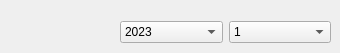
         <widget class="QWidget" name="tab_9">
          <attribute name="title">
           <string>월 선택</string>
          </attribute>
          <widget class="QWidget" name="layoutWidget_3">
           <property name="geometry">
            <rect>
             <x>120</x>
             <y>20</y>
             <width>211</width>
             <height>24</height>
            </rect>
           </property>
           <layout class="QHBoxLayout" name="horizontalLayout_6">
            <item>
             <widget class="QComboBox" name="year_combo_2">
              <item>
               <property name="text">
                <string>2023</string>
               </property>
              </item>
             </widget>
            </item>
            <item>
             <widget class="QComboBox" name="month_combo_2">
              <item>
               <property name="text">
                <string>1</string>
               </property>
              </item>
              <item>
               <property name="text">
                <string>2</string>
               </property>
              </item>
              <item>
               <property name="text">
                <string>3</string>
               </property>
              </item>
              <item>
               <property name="text">
                <string>4</string>
               </property>
              </item>
              <item>
               <property name="text">
                <string>5</string>
               </property>
              </item>
              <item>
               <property name="text">
                <string>6</string>
               </property>
              </item>
              <item>
               <property name="text">
                <string>7</string>
               </property>
              </item>
              <item>
               <property name="text">
                <string>8</string>
               </property>
              </item>
              <item>
               <property name="text">
                <string>9</string>
               </property>
              </item>
              <item>
               <property name="text">
                <string>10</string>
               </property>
              </item>
              <item>
               <property name="text">
                <string>11</string>
               </property>
              </item>
              <item>
               <property name="text">
                <string>12</string>
               </property>
              </item>
             </widget>
            </item>
           </layout>
          </widget>
         </widget>
